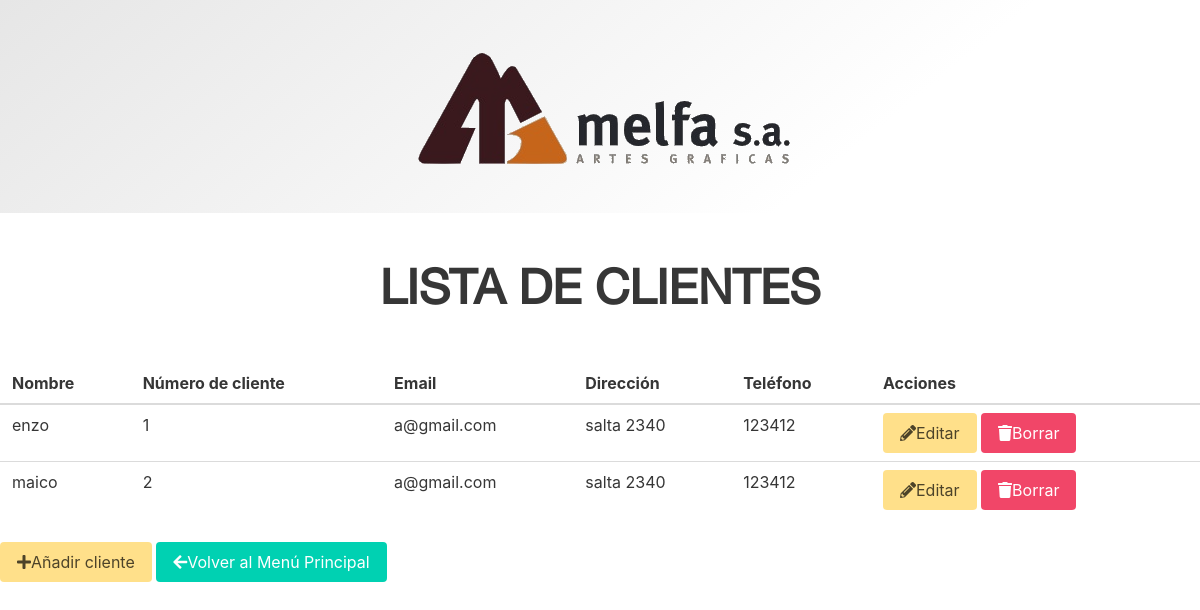
The page /Melfa/clientes_list/ on the database its author committed.
### Melfa/models.py (models this page shows, shortened)
class Cliente(models.Model):
    nombre = models.CharField(max_length=100)
    numero_cliente = models.IntegerField()
    email = models.EmailField()
    direccion = models.CharField(max_length=200)
    telefono = models.CharField(max_length=20)

### Melfa/views.py (the view)
# urls.py: path('clientes_list/', ClienteList.as_view(), name='cliente_list'),
class ClienteList(ListView):
    model = Cliente
    template_name = "clientes_list.html"
    context_object_name = "clientes"
    def get_queryset(self):
        queryset = super().get_queryset()
        messages.info(self.request, f"Se encontraron {queryset.count()} clientes.")
        return queryset

### Melfa/templates/clientes_list.html (shortened to what this page needs)
{% load static %}
<!DOCTYPE html>
<html>
<head>
    <link rel="stylesheet" type="text/css" href="{% static 'css/style.css' %}">
    <link rel="stylesheet" type="text/css" href="{% static 'css/bulma.min.css' %}">
    <link rel="stylesheet" href="https://cdnjs.cloudflare.com/ajax/libs/font-awesome/5.15.3/css/all.min.css">
</head>
<body>
    <header class="hero is-white is-bold is-small">
        <div class="hero-body">
            <div class="container has-text-centered">
                <img src="{% static 'images/logo.png' %}" alt="Logo de Mi Empresa" class="logo-image" style="filter: brightness(85%);">
            </div>
        </div>
    </header>
    <section class="section">
        <div class="container">
            <h1 class="title is-1 has-text-centered">Lista de Clientes</h1>
        </div>
    </section>
    <div class="table-container">
        {% if clientes %}
            <table class="table is-fullwidth">
                <thead>
                    <tr>
                        <th>Nombre</th>
                        <th>Número de cliente</th>
                        <th>Email</th>
                        <th>Dirección</th>
                        <th>Teléfono</th>
                        <th>Acciones</th>
                    </tr>
                </thead>
                <tbody>
                    {% for cliente in clientes %}
                    <tr>
                        <td>{{ cliente.nombre }}</td>
                        <td>{{ cliente.numero_cliente }}</td>
                        <td>{{ cliente.email }}</td>
                        <td>{{ cliente.direccion }}</td>
                        <td>{{ cliente.telefono }}</td>
                        <td>
                            <a href="{% url 'Melfa:editar_cliente' cliente.pk %}" class="button is-warning"><i class="fas fa-pencil-alt"></i> Editar</a>
                            <a href="{% url 'Melfa:borrar_cliente' cliente.pk %}" class="button is-danger"><i class="fas fa-trash"></i> Borrar</a>
                        </td>
                    </tr>
                    {% endfor %}
                </tbody>
            </table>
        {% else %}
            <p>No hay clientes cargados.</p>
        {% endif %}
    </div>
    <a href="{% url 'Melfa:cliente_create' %}" class="button is-warning"><i class="fas fa-plus"></i> Añadir cliente</a>
    <a href="{% url 'Melfa:menu' %}" class="button is-primary">
        <i class="fas fa-arrow-left"></i> Volver al Menú Principal
    </a>
</body>
</html>

### ProytectoFinal/static/css/style.css (style rules this page uses)
* { margin:0 auto; }
body { font-family: 'helvetica_ce_55_romanregular'; }
h1, h2, h3, h4, h5, h6, .h1, .h2, .h3, .h4, .h5, .h6 { font-family: 'helvetica_ce_55_romanregular'; }
h1 { color:#fff; font-size:51px; text-transform:uppercase; }

### rows shown on the page
Cliente: nombre "enzo", numero_cliente "1", email "a@gmail.com", direccion "salta 2340", telefono "123412"
Cliente: nombre "maico", numero_cliente "2", email "a@gmail.com", direccion "salta 2340", telefono "123412"
